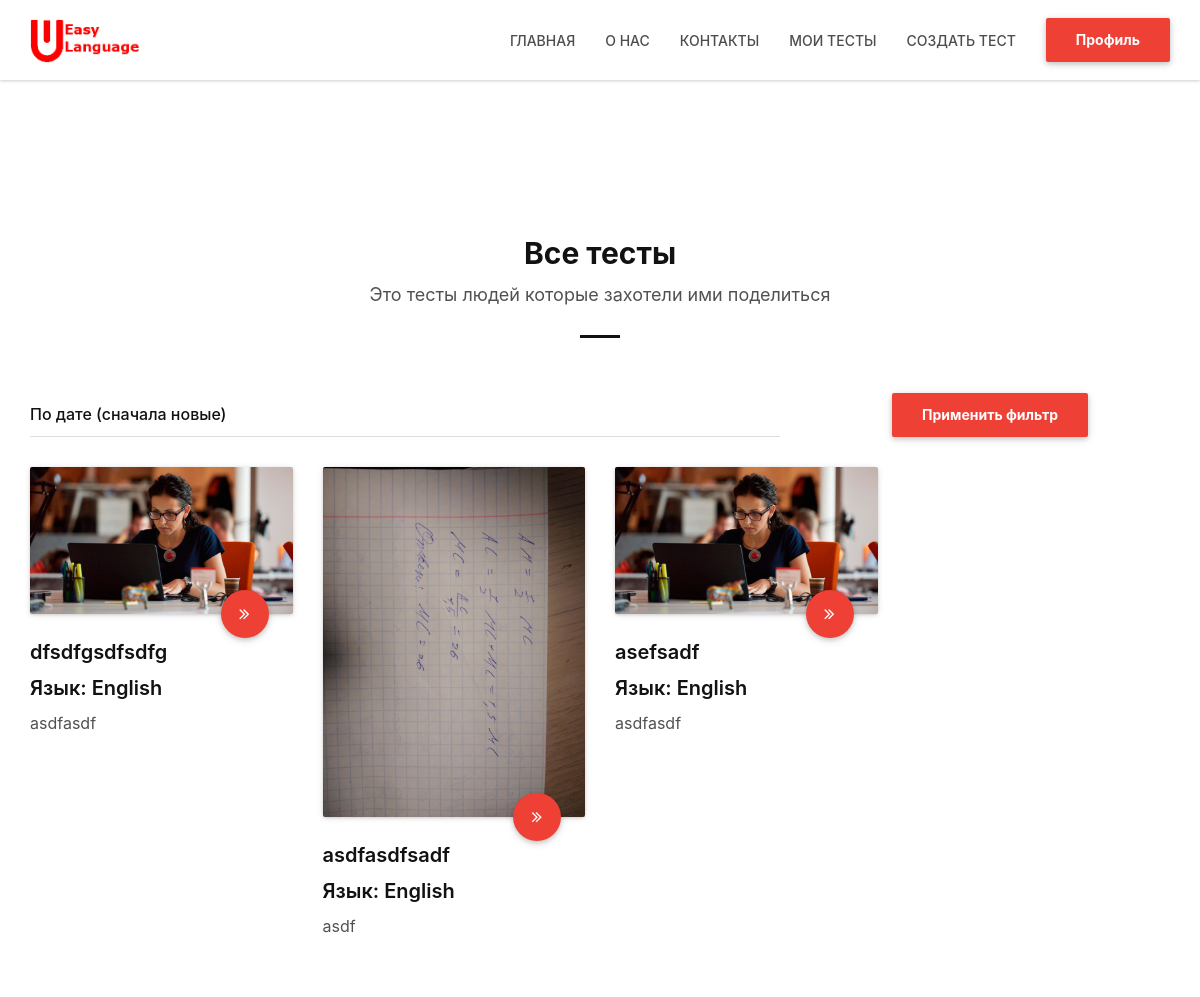
The page / (signed in) on the database its author committed.
### data/tests.py (models this page shows)
class Test(SqlAlchemyBase, SerializerMixin):
    __tablename__ = 'tests'
    id = sqlalchemy.Column(sqlalchemy.Integer,
                           primary_key=True, autoincrement=True)
    title = sqlalchemy.Column(sqlalchemy.String, nullable=True)
    title_picture = sqlalchemy.Column(sqlalchemy.String, nullable=True)
    type = sqlalchemy.Column(sqlalchemy.String, nullable=True)
    made_date = sqlalchemy.Column(sqlalchemy.DateTime,
                                  default=datetime.datetime.now)
    creator = sqlalchemy.Column(sqlalchemy.Integer,
                                sqlalchemy.ForeignKey("users.id"))
    language_id = sqlalchemy.Column(sqlalchemy.Integer,
                                    sqlalchemy.ForeignKey("categories.id"))
    open = sqlalchemy.Column(sqlalchemy.Boolean, nullable=True,
                             default=False)
    description = sqlalchemy.Column(sqlalchemy.String, nullable=True)
    data = sqlalchemy.Column(sqlalchemy.String, nullable=True, default='{}')
    language = orm.relation('Category')
    user = orm.relation('User')

### main.py (the view)
@application.route('/index/', methods=['GET', 'POST'])
@application.route('/index/<int:page_id>', methods=['GET', 'POST'])
@application.route('/', methods=['GET', 'POST'])
@application.route('/<int:page_id>', methods=['GET', 'POST'])
def index(page_id=1):
    session['current_second_test_length'] = 2
    session['current_first_test_length'] = 2
    session['current_images_stack'] = []
    if not current_user.is_authenticated:
        return render_template('index.html')
    db_sess = db_session.create_session()
    user = db_sess.query(User).filter(User.id == current_user.get_id()).first()
    if request.method == 'POST':
        block_filter = {'По популярности': 0, 'По названию': 1, 'По дате (сначала старые)': 2,
                        'По дате (сначала новые)': 3}
        user.current_filter = block_filter[str(request.form).split('block_filter')[-1].split("'")[2]]
        db_sess.add(user)
        db_sess.commit()
    tests = db_sess.query(Test).filter(Test.open == 1).all()
    if len(tests) // 12 + 1 < page_id:
        abort(404)
    languages = {}
    for i in db_sess.query(Category).all():
        languages[i.id] = i.name
    for i in tests:
        i.test_language = languages[i.language_id]
    if user.current_filter == 1:
        tests = sorted(tests, key=lambda x: x.title)
    if len(tests) > 12 * page_id:
        next_page_id = page_id + 1
    else:
        next_page_id = 0
    if page_id > 1:
        previous_page_id = page_id - 1
    else:
        previous_page_id = 0
    return render_template('index_for_log_users.html', tests=tests[12 * (page_id - 1):12 * page_id],
                           current_filter=user.current_filter, page=[previous_page_id, next_page_id])

### data/db_session.py (called while the page is built)
def create_session() -> Session:
    global __factory
    return __factory()

### main.py (called while the page is built)
@login_manager.user_loader
def load_user(user_id):
    db_sess = db_session.create_session()
    return db_sess.query(User).get(user_id)

### templates/index_for_log_users.html (shortened to what this page needs)
{% extends "main_form_design.html" %}
{% block content %}
    <div class="white-section section-lg-padding border-bottom">
        <div class="section-container">
            <div class="container">
                <div class="row">
                    <div class="title-block-container text-center">
                        <h2>Все тесты</h2>
                        <p>Это тесты людей которые захотели ими поделиться</p>
                        <div class="line-separator"></div>
                    </div>
                    <div class="form-block-container text-center">
                        <form method="post" action="">
                            <div class="col-md-8">
                                <div class="form-group">
                                </div>
                            </div>
                            <div class="col-md-4">
                                <div class="form-group">
                                    <button type="submit" class="btn btn-lpbuilder wave-effect">Применить фильтр</button>
                                </div>
                            </div>
                        </form>
                    </div>
                    {% for test in tests %}
                        <div class="col-md-3 col-sm-6 content-block">
                            <div class="content-block-container" style="height: 333px;">
                                <div class="image-block">
                                    <div class="image-block-container">
                                        <img src="{{ url_for('static', filename=test.title_picture) }}" alt="Image Block">
                                        <a href="/test_site/{{ test.id }}" title="Web design" class="btn-lpbuilder-circle btn-lpbuilder-circle-md wave-effect"><i class="fa fa-angle-double-right"></i></a>
                                    </div>
                                </div>
                                <h4>{{test.title}}</h4>
                                <h4>Язык: {{test.test_language}}</h4>
                                <p>{{test.description}}</p>
                            </div>
                        </div>
                    {% endfor %}
                    {% for test in range(4 - tests|length % 4) %}
                        <div class="col-md-3 col-sm-6 content-block">
                            <div class="content-block-container" style="height: 333px;">
                            </div>
                        </div>
                    {% endfor %}
                </div>
            </div>
        </div>
    </div>
{% endblock %}

### rows shown on the page
Test: title_picture (picture), title "dfsdfgsdfsdfg", test_language "English", description "asdfasdf"
Test: title_picture (picture), title "asdfasdfsadf", test_language "English", description "asdf"
Test: title_picture (picture), title "asefsadf", test_language "English", description "asdfasdf"
